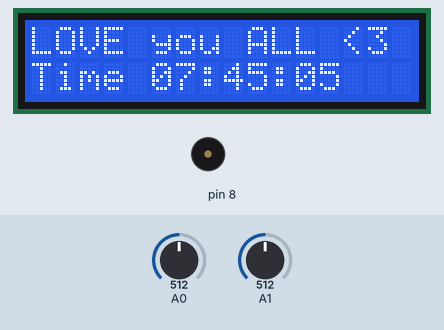
Bench run of a sketch on a simulated Arduino Uno, built with avr-gcc and run on an emulated ATmega328P. On the bench: 16×2 character LCD, buzzer (waves = sounding). Inputs (shaded band) come from the test bench; at power-on: A0 = 512, A1 = 512.

Above: at 1.2 s.
1.3 s: A0 set to 490
2.8 s: A1 set to 490
At 9.8 s:
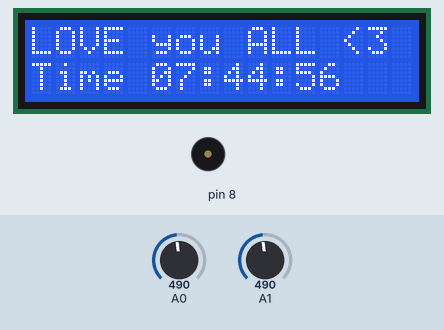
10.1 s: A0 set to 510
At 10.74 s:
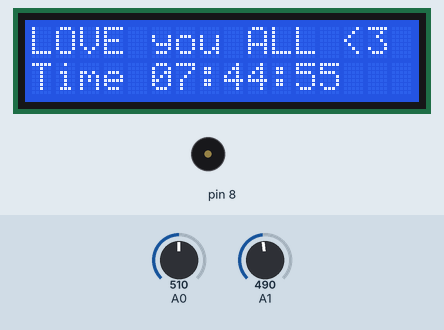
12.3 s: A0 set to 306
At 19.6 s:
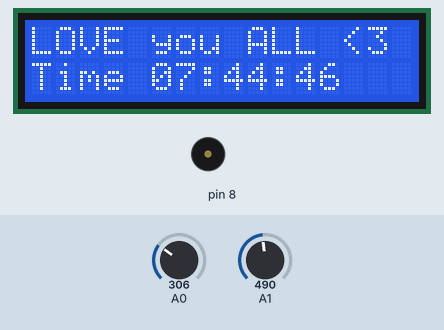
20.5 s: A1 set to 510
At 20.9 s:
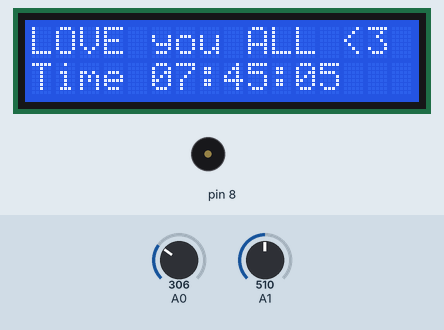
22.0 s: A1 set to 306
At 23.8 s:
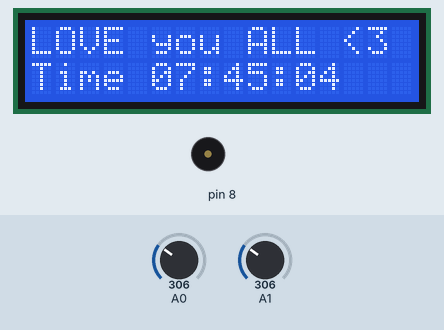
Timing chart, 0 to 25.3 s (numbered marks = the images above; inputs shaded):
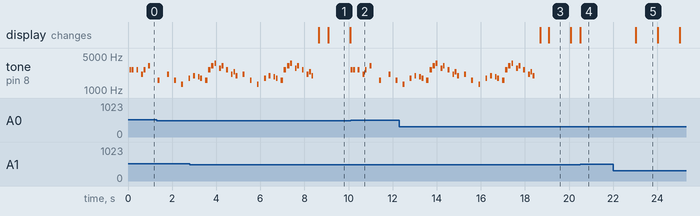

Measured:
- after the input at 2.8 s, the display: first changes after 5.8 s (image 1 shows a later state)
- after the input at 10.1 s, tone on pin 8: plays 2637 Hz for 0.08 s, 2637 Hz for 0.08 s, 2637 Hz for 0.08 s, 2093 Hz for 0.08 s, 2637 Hz for 0.08 s, 3136 Hz for 0.08 s … (9 notes in this stretch), starting at once
- after the input at 12.3 s, tone on pin 8: goes on until 18.4 s, then stays silent; the display: first differs from a run without the input after 6.8 s (image 3)
- after the input at 20.5 s, the display: changes at once (image 4)
- after the input at 22.0 s, the display: changes after 1.0 s (image 5)
- by itself, tone on pin 8: plays 1976 Hz for 0.08 s, 1865 Hz for 0.08 s, 1760 Hz for 0.08 s, 1568 Hz for 0.11 s, 2637 Hz for 0.11 s, 3136 Hz for 0.11 s … (30 notes in this stretch)
- what the display in image 1 shows lasts 1.0 s, from 9.1 s to 10.1 s

The sketch:

alarm_clock.ino
```cpp
//#define DEBUG_VERBOSE

// --- Library includes ---
#include <LiquidCrystal.h>
#include <Time.h>

#include "Pitches.h"
#include "WakeUpSong.h"


// --- Custom types ---
typedef unsigned char uchr;
typedef unsigned int uint;

// --- Constants ---

// -- LCD display
const uchr kRSPin = 12;
const uchr kEnablePin = 11;
const uchr kD4Pin = 5;
const uchr kD5Pin = 4;
const uchr kD6Pin = 3;
const uchr kD7Pin = 2;

const uchr kLCDWidth = 16;
const uchr kLCDHeight = 2;

// -- Time --
const uchr kYear = 19;
const uchr kMonth = 5;
const uchr kDay = 23;

char time_format_[14];

bool reading_time_ = true;
uchr time_bit_recived_ = 0;
uchr hours_ = 0;
uchr minutes_ = 0;
uchr seconds_ = 0;

const uchr kTimeToWakeUpHours = 7;
const uchr kTimeToWakeUpMinutes = 45;
const uchr kTimeToWakeUpSeconds = 5;

struct RemaningTime {
  uchr hours;
  uchr minutes;
  uchr seconds;

  RemaningTime(uchr _hours, uchr _minutes, uchr _seconds) {
    hours = _hours;
    minutes = _minutes;
    seconds = _seconds;
  }
};

// -- Serial --
const uint kPortNumber = 9600;

// -- String --
const char kLoveMessage[16] = "LOVE you ALL <3";
const uchr kZero = 48;


bool not_playing_ = true;


// Setup
LiquidCrystal lcd(kRSPin, kEnablePin,kD4Pin ,kD5Pin, kD6Pin, kD7Pin);

void setup() {
  lcd.begin(kLCDWidth,kLCDHeight);
  lcd.print(kLoveMessage);

  Serial.begin(kPortNumber);
  while (!Serial) { }
#ifdef DEBUG_VERBOSE
  Serial.println("Hello Computer");
#endif

  reading_time_ = true;
  not_playing_ = true;

}

void loop() {
  ReadStartingTime();

  int start_key = analogRead(A0);
  int stop_key = analogRead(A1);
#ifdef DEBUG_VERBOSE
  Serial.println("First key");
  Serial.println(start_key);
  Serial.println("Second key");
  Serial.println(stop_key);
#endif

  lcd.setCursor(0,1);

  RemaningTime rt = CalculateRemaningTime();
  sprintf(time_format_, "Time %02d:%02d:%02d", rt.hours, rt.minutes, rt.seconds);
  lcd.print(time_format_);


  if (stop_key > 500) {
    setTime(0,0,0,kDay,kMonth,kYear);
  }

  // TODO: Custom Queue implementation
  if (not_playing_ && start_key > 500) {
    not_playing_ = false;
    int size = sizeof(melody) / sizeof(int);
    for (int thisNote = 0; thisNote < size; thisNote++) {

      // to calculate the note duration, take one second divided by the note type.
      //e.g. quarter note = 1000 / 4, eighth note = 1000/8, etc.
      int noteDuration = 1000 / noteDurations[thisNote];
      tone(8, melody[thisNote], noteDuration);

      // to distinguish the notes, set a minimum time between them.
      // the note's duration + 30% seems to work well:
      int pauseBetweenNotes = noteDuration * 1.30;
      delay(pauseBetweenNotes);
      // stop the tone playing:
      noTone(8);
    }
    not_playing_ = true;
  }

}


void ReadStartingTime(){
  if (reading_time_ && Serial.available() > 0) {
    int inc_byte = Serial.read();

#ifdef DEBUG_VERBOSE
    Serial.print("I received: ");
    Serial.println(inc_byte);
#endif

    ParseTimeRecieved(inc_byte);
    if (time_bit_recived_ >= 6) {
      reading_time_ = false;
      setTime(hours_,minutes_,seconds_,kDay,kMonth,kYear);
    }
  }
}

void ParseTimeRecieved(uchr inc_byte) {
  switch(time_bit_recived_){
    case 0:
      hours_ += 10 * (inc_byte - kZero);
      break;

    case 1:
      hours_ += inc_byte - kZero;
      break;

    case 2:
      minutes_ += 10 * (inc_byte - kZero);
      break;

    case 3:
      minutes_ += inc_byte - kZero;
      break;

    case 4:
      seconds_ += 10 * (inc_byte - kZero);
      break;

    case 5:
      seconds_ += inc_byte - kZero;
      break;

    default:
      Serial.print("Error: Too much bytes send");
      break;
    }

    time_bit_recived_++;
}


RemaningTime CalculateRemaningTime() {
  int remaning_seconds = kTimeToWakeUpSeconds - second();
  int remaning_minutes = 0;

  if (remaning_seconds < 0) {
    remaning_minutes = -1;
    remaning_seconds = 60 + remaning_seconds;
  }

  remaning_minutes += kTimeToWakeUpMinutes - minute();
  int remaning_hours = 0;
  if (remaning_minutes < 0) {
    remaning_hours = -1;
    remaning_minutes = 60 + remaning_minutes;
  }

  remaning_hours += kTimeToWakeUpHours - hour();

  return RemaningTime(remaning_hours, remaning_minutes, remaning_seconds);
}
```

Pitches.h
```cpp
/*************************************************
 * Public Constants
 *************************************************/

#ifndef Pitches_h
#define Pitches_h

typedef unsigned short ushrt;

ushrt NOTE_B0  = 31;
ushrt NOTE_C1  = 33;
ushrt NOTE_CS1 = 35;
ushrt NOTE_D1  = 37;
ushrt NOTE_DS1 = 39;
ushrt NOTE_E1  = 41;
ushrt NOTE_F1  = 44;
ushrt NOTE_FS1 = 46;
ushrt NOTE_G1  = 49;
ushrt NOTE_GS1 = 52;
ushrt NOTE_A1  = 55;
ushrt NOTE_AS1 = 58;
ushrt NOTE_B1  = 62;
ushrt NOTE_C2  = 65;
ushrt NOTE_CS2 = 69;
ushrt NOTE_D2  = 73;
ushrt NOTE_DS2 = 78;
ushrt NOTE_E2  = 82;
ushrt NOTE_F2  = 87;
ushrt NOTE_FS2 = 93;
ushrt NOTE_G2  = 98;
ushrt NOTE_GS2 = 104;
ushrt NOTE_A2  = 110;
ushrt NOTE_AS2 = 117;
ushrt NOTE_B2  = 123;
ushrt NOTE_C3  = 131;
ushrt NOTE_CS3 = 139;
ushrt NOTE_D3  = 147;
ushrt NOTE_DS3 = 156;
ushrt NOTE_E3  = 165;
ushrt NOTE_F3  = 175;
ushrt NOTE_FS3 = 185;
ushrt NOTE_G3  = 196;
ushrt NOTE_GS3 = 208;
ushrt NOTE_A3  = 220;
ushrt NOTE_AS3 = 233;
ushrt NOTE_B3  = 247;
ushrt NOTE_C4  = 262;
ushrt NOTE_CS4 = 277;
ushrt NOTE_D4  = 294;
ushrt NOTE_DS4 = 311;
ushrt NOTE_E4  = 330;
ushrt NOTE_F4  = 349;
ushrt NOTE_FS4 = 370;
ushrt NOTE_G4  = 392;
ushrt NOTE_GS4 = 415;
ushrt NOTE_A4  = 440;
ushrt NOTE_AS4 = 466;
ushrt NOTE_B4  = 494;
ushrt NOTE_C5  = 523;
ushrt NOTE_CS5 = 554;
ushrt NOTE_D5  = 587;
ushrt NOTE_DS5 = 622;
ushrt NOTE_E5  = 659;
ushrt NOTE_F5  = 698;
ushrt NOTE_FS5 = 740;
ushrt NOTE_G5  = 784;
ushrt NOTE_GS5 = 831;
ushrt NOTE_A5  = 880;
ushrt NOTE_AS5 = 932;
ushrt NOTE_B5  = 988;
ushrt NOTE_C6  = 1047;
ushrt NOTE_CS6 = 1109;
ushrt NOTE_D6  = 1175;
ushrt NOTE_DS6 = 1245;
ushrt NOTE_E6  = 1319;
ushrt NOTE_F6  = 1397;
ushrt NOTE_FS6 = 1480;
ushrt NOTE_G6  = 1568;
ushrt NOTE_GS6 = 1661;
ushrt NOTE_A6  = 1760;
ushrt NOTE_AS6 = 1865;
ushrt NOTE_B6  = 1976;
ushrt NOTE_C7  = 2093;
ushrt NOTE_CS7 = 2217;
ushrt NOTE_D7  = 2349;
ushrt NOTE_DS7 = 2489;
ushrt NOTE_E7  = 2637;
ushrt NOTE_F7  = 2794;
ushrt NOTE_FS7 = 2960;
ushrt NOTE_G7  = 3136;
ushrt NOTE_GS7 = 3322;
ushrt NOTE_A7  = 3520;
ushrt NOTE_AS7 = 3729;
ushrt NOTE_B7  = 3951;
ushrt NOTE_C8  = 4186;
ushrt NOTE_CS8 = 4435;
ushrt NOTE_D8  = 4699;
ushrt NOTE_DS8 = 4978;

#endif
```

Source omitted: WakeUpSong.h (data table, 1056 bytes)
